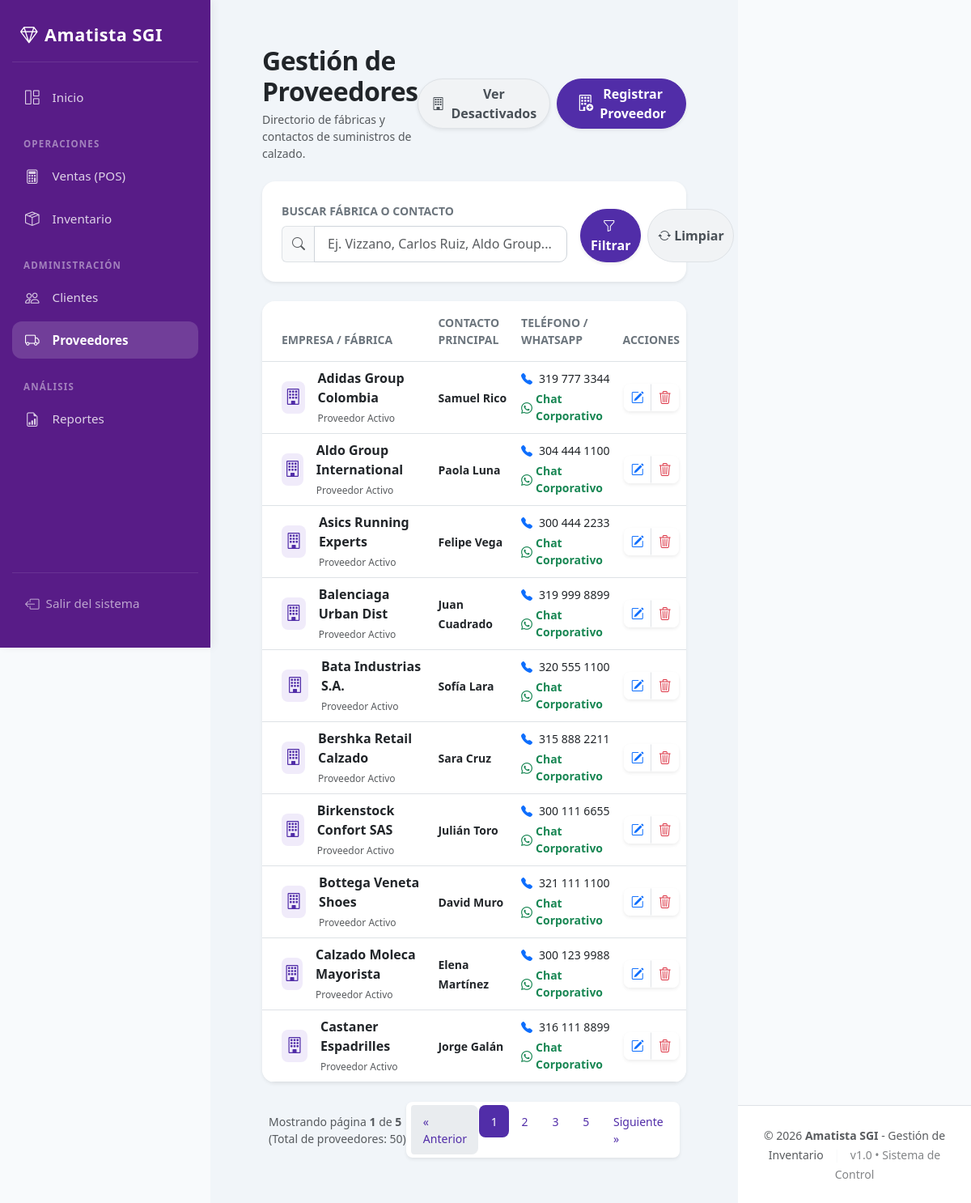
Page /modulos/proveedores/listar.php (signed in) on the committed database.
### tables this page shows
CREATE TABLE IF NOT EXISTS `proveedores` (
  `id` int NOT NULL AUTO_INCREMENT,
  `nombre` varchar(100) DEFAULT NULL,
  `telefono` varchar(20) DEFAULT NULL,
  `empresa` varchar(100) DEFAULT NULL,
  `estado` tinyint NOT NULL DEFAULT '1',
  `eliminado_por` int DEFAULT NULL,
  `eliminado_en` datetime DEFAULT NULL,
  `motivo_eliminacion` varchar(255) DEFAULT NULL,
  PRIMARY KEY (`id`)
);

### modulos/proveedores/listar.php (the view, shortened to what this page needs)
<?php
include("../../conexion.php");
include("../../includes/header.php");
$por_pagina = 10;
$pagina_actual = isset($_GET['pagina']) ? (int)$_GET['pagina'] : 1;
$offset = ($pagina_actual - 1) * $por_pagina;
$busqueda = $_GET['busqueda'] ?? '';
$filtro_estado = $_GET['filtro_estado'] ?? '';
$condicion_estado = ($filtro_estado === 'inactivo') ? ' AND p.estado = 0' : ' AND p.estado = 1';
$query_conteo = "SELECT COUNT(*) as total_registros FROM proveedores p WHERE 1=1" . $condicion_estado;
$stmt_conteo = mysqli_prepare($conexion, $query_conteo);
mysqli_stmt_execute($stmt_conteo);
$fila_conteo = mysqli_fetch_assoc(mysqli_stmt_get_result($stmt_conteo));
$total_registros = $fila_conteo['total_registros'];
$total_paginas = ceil($total_registros / $por_pagina);
$query = "SELECT p.*, u.nombre as eliminado_por_nombre FROM proveedores p LEFT JOIN usuarios u ON p.eliminado_por = u.id WHERE 1=1" . $condicion_estado;
$query .= " ORDER BY p.empresa ASC LIMIT $por_pagina OFFSET $offset";
$stmt = mysqli_prepare($conexion, $query);
mysqli_stmt_execute($stmt);
$proveedores = mysqli_stmt_get_result($stmt);
$params_busqueda = "";
?>
<div class="container-fluid px-4 py-3">
    <div class="d-flex justify-content-between align-items-center mb-4">
        <div>
            <h2 class="fw-bold mb-1 text-dark" style="letter-spacing: -0.5px;">Gestión de Proveedores</h2>
            <p class="text-muted small mb-0">Directorio de fábricas y contactos de suministros de calzado.</p>
        </div>
        <div class="d-flex gap-2">
            <?php if ($filtro_estado === 'inactivo'): ?>
                <a href="listar.php" class="btn btn-amatista-secondary rounded-pill px-3 shadow-sm d-flex align-items-center">
                    <i class="bi bi-arrow-repeat me-2"></i> Ver Activos
                </a>
            <?php else: ?>
                <a href="listar.php?filtro_estado=inactivo" class="btn btn-amatista-secondary rounded-pill px-3 shadow-sm d-flex align-items-center">
                    <i class="bi bi-building me-2"></i> Ver Desactivados
                </a>
            <?php endif; ?>
            <a href="agregar.php" class="btn btn-amatista-primary rounded-pill px-4 shadow-sm d-flex align-items-center">
                <i class="bi bi-building-add me-2 fs-5"></i> Registrar Proveedor
            </a>
        </div>
    </div>
    <div class="card card-custom shadow-sm mb-4">
        <div class="card-body p-4">
            <form method="GET" action="listar.php">
                <div class="row g-3 align-items-end">
                    <div class="col-md-9">
                        <label class="form-label small fw-semibold text-secondary text-uppercase">Buscar Fábrica o Contacto</label>
                        <div class="input-group">
                            <span class="input-group-text bg-light border-end-0 border text-muted"><i class="bi bi-search"></i></span>
                            <input type="text" name="busqueda" class="form-control form-control-custom" style="border-radius: 0 10px 10px 0 !important;"
                                   placeholder="Ej. Vizzano, Carlos Ruiz, Aldo Group..." value="<?php echo htmlspecialchars($busqueda); ?>">
                        </div>
                    </div>
                    <div class="col-md-3 d-flex gap-2">
                        <button type="submit" class="btn btn-amatista-primary w-100 rounded-pill py-2 shadow-sm">
                            <i class="bi bi-funnel me-1"></i> Filtrar
                        </button>
                        <a href="listar.php" class="btn btn-amatista-secondary w-100 rounded-pill py-2 d-flex align-items-center justify-content-center">
                            <i class="bi bi-arrow-repeat me-1"></i> Limpiar
                        </a>
                    </div>
                </div>
            </form>
        </div>
    </div>
    <div class="card card-custom shadow-sm overflow-hidden mb-4">
        <div class="table-responsive">
            <table class="table align-middle mb-0 table-hover">
                <thead>
                    <tr class="table-custom-header border-bottom">
                        <th class="ps-4 py-3 border-0 small text-uppercase text-secondary">Empresa / Fábrica</th>
                        <th class="py-3 border-0 small text-uppercase text-secondary">Contacto Principal</th>
                        <th class="py-3 border-0 small text-uppercase text-secondary">Teléfono / WhatsApp</th>
                        <th class="text-center py-3 border-0 small text-uppercase text-secondary">Acciones</th>
                    </tr>
                </thead>
                <tbody>
                    <?php if (mysqli_num_rows($proveedores) > 0) { ?>
                        <?php while($p = mysqli_fetch_array($proveedores)){
                            $tel_limpio = str_replace([' ', '-', '.'], '', $p['telefono']);
                        ?>
                        <tr class="border-bottom">
                            <td class="ps-4">
                                <div class="d-flex align-items-center">
                                    <div class="rounded-3 d-flex align-items-center justify-content-center me-3" style="width: 40px; height: 40px; background-color: #f0ebfa !important; color: var(--primary-color) !important;">
                                        <i class="bi bi-building fs-5"></i>
                                    </div>
                                    <div>
                                        <span class="fw-bold text-dark d-block"><?php echo htmlspecialchars($p['empresa']); ?></span>
                                        <span class="text-muted col-auto" style="font-size:0.75rem;">Proveedor Activo</span>
                                    </div>
                                </div>
                            </td>
                            <td>
                                <span class="text-dark fw-semibold small"><?php echo htmlspecialchars($p['nombre']); ?></span>
                            </td>
                            <td>
                                <div class="d-flex flex-column">
                                    <a href="tel:<?php echo htmlspecialchars($tel_limpio); ?>" class="text-decoration-none text-dark mb-1 small fw-medium">
                                        <i class="bi bi-telephone-fill text-primary me-2"></i><?php echo htmlspecialchars($p['telefono']); ?>
                                    </a>
                                    <a href="https://wa.me/57<?php echo htmlspecialchars($tel_limpio); ?>" target="_blank" class="text-success text-decoration-none small fw-bold d-flex align-items-center">
                                        <i class="bi bi-whatsapp me-1"></i> Chat Corporativo
                                    </a>
                                </div>
                            </td>
                            <td class="text-center">
                                <div class="btn-group shadow-sm rounded-3 overflow-hidden">
                                    <a href="editar.php?id=<?php echo $p['id']; ?>" class="btn btn-sm btn-white bg-white border-end" title="Editar Proveedor">
                                        <i class="bi bi-pencil-square text-primary fs-6"></i>
                                    </a>
                                    <?php if($p['estado'] == 0): ?>
                                        <form method="POST" action="reactivar.php" class="d-inline">
                                            <input type="hidden" name="csrf_token" value="<?php echo csrf_token(); ?>">
                                            <input type="hidden" name="id" value="<?php echo $p['id']; ?>">
                                            <button type="submit" class="btn btn-sm btn-white bg-white" title="Reactivar Proveedor">
                                                <i class="bi bi-arrow-counterclockwise text-success fs-6"></i>
                                            </button>
                                        </form>
                                    <?php else: ?>
                                        <form method="POST" action="eliminar.php" class="d-inline" onsubmit="var m=prompt('Motivo de la desactivación (obligatorio):'); if(!m || !m.trim()){ alert('Debe indicar el motivo.'); return false; } this.motivo.value=m.trim();">
                                            <button type="submit" class="btn btn-sm btn-white bg-white" title="Desactivar Proveedor">
                                                <i class="bi bi-trash3 text-danger fs-6"></i>
                                            </button>
                                        </form>
                                    <?php endif; ?>
                                </div>
                            </td>
                        </tr>
                        <?php } ?>
                    <?php } ?>
                </tbody>
            </table>
        </div>
    </div>
    <?php if($total_paginas > 1): ?>
        <div class="d-flex justify-content-between align-items-center px-2">
            <div class="text-muted small">
                Mostrando página <strong><?php echo $pagina_actual; ?></strong> de <strong><?php echo $total_paginas; ?></strong> (Total de proveedores: <?php echo $total_registros; ?>)
            </div>
            <nav aria-label="Navegación de proveedores">
                <ul class="pagination pagination-sm mb-0 shadow-sm rounded-3 bg-white p-1">
                    <li class="page-item <?php echo ($pagina_actual <= 1) ? 'disabled' : ''; ?>">
                        <a class="page-link" href="?pagina=<?php echo $pagina_actual - 1 . $params_busqueda; ?>" aria-label="Previous">
                            <span aria-hidden="true">&laquo; Anterior</span>
                        </a>
                    </li>
                    <?php
                    $rango = 2;
                    for($i = 1; $i <= $total_paginas; $i++):
                        if ($i == 1 || $i == $total_paginas || ($i >= $pagina_actual - $rango && $i <= $pagina_actual + $rango)):
                    ?>
                        <li class="page-item <?php echo ($pagina_actual == $i) ? 'active' : ''; ?>">
                            <a class="page-link" href="?pagina=<?php echo $i . $params_busqueda; ?>"><?php echo $i; ?></a>
                        </li>
                    <?php
                        endif;
                    endfor;
                    ?>
                    <li class="page-item <?php echo ($pagina_actual >= $total_paginas) ? 'disabled' : ''; ?>">
                        <a class="page-link" href="?pagina=<?php echo $pagina_actual + 1 . $params_busqueda; ?>" aria-label="Next">
                            <span aria-hidden="true">Siguiente &raquo;</span>
                        </a>
                    </li>
                </ul>
            </nav>
        </div>
    <?php endif; ?>
</div>
<?php include("../../includes/footer.php"); ?>

### includes/header.php (style rules this page uses)
:root { --sidebar-width: 260px; --amatista-primary: #581c87; --amatista-hover: rgba(255, 255, 255, 0.08); --amatista-active: rgba(255, 255, 255, 0.15); }
body { background-color: #f8fafc; margin: 0; display: flex; min-height: 100vh; font-family: 'Segoe UI', system-ui, -apple-system, sans-serif; }

### modulos/proveedores/listar.php (style rules this page uses)
:root { --primary-color: #512da8; --primary-hover: #432293; --bg-light-gray: #f8f9fa; --border-radius-card: 16px; }
.btn-amatista-primary { background-color: var(--primary-color) !important; border-color: var(--primary-color) !important; color: #ffffff !important; font-weight: 600; transition: all 0.2s ease; }
.btn-amatista-secondary { background-color: #f1f3f5 !important; border: 1px solid #dee2e6 !important; color: #495057 !important; font-weight: 600; }
.card-custom { border-radius: var(--border-radius-card) !important; border: none !important; background-color: #ffffff; }
.form-control-custom { border-radius: 10px !important; border: 1px solid #ced4da !important; padding: 0.6rem 1rem; }
.table-custom-header { background-color: #f8f9fa !important; color: #495057; font-weight: 600; }
.pagination .page-link { color: var(--primary-color); border: none; padding: 0.6rem 0.9rem; margin: 0 2px; border-radius: 8px; }
.pagination .page-item.active .page-link { background-color: var(--primary-color) !important; color: #fff !important; }

### rows in the picture
proveedores: empresa "Adidas Group Colombia", nombre "Samuel Rico", telefono "319 777 3344"
proveedores: empresa "Aldo Group International", nombre "Paola Luna", telefono "304 444 1100"
proveedores: empresa "Asics Running Experts", nombre "Felipe Vega", telefono "300 444 2233"
proveedores: empresa "Balenciaga Urban Dist", nombre "Juan Cuadrado", telefono "319 999 8899"
proveedores: empresa "Bata Industrias S.A.", nombre "Sofía Lara", telefono "320 555 1100"
proveedores: empresa "Bershka Retail Calzado", nombre "Sara Cruz", telefono "315 888 2211"
proveedores: empresa "Birkenstock Confort SAS", nombre "Julián Toro", telefono "300 111 6655"
proveedores: empresa "Bottega Veneta Shoes", nombre "David Muro", telefono "321 111 1100"
proveedores: empresa "Calzado Moleca Mayorista", nombre "Elena Martínez", telefono "300 123 9988"
proveedores: empresa "Castaner Espadrilles", nombre "Jorge Galán", telefono "316 111 8899"

### other values in the picture
$pagina_actual "1"
$total_paginas "5"
$total_registros "50"
